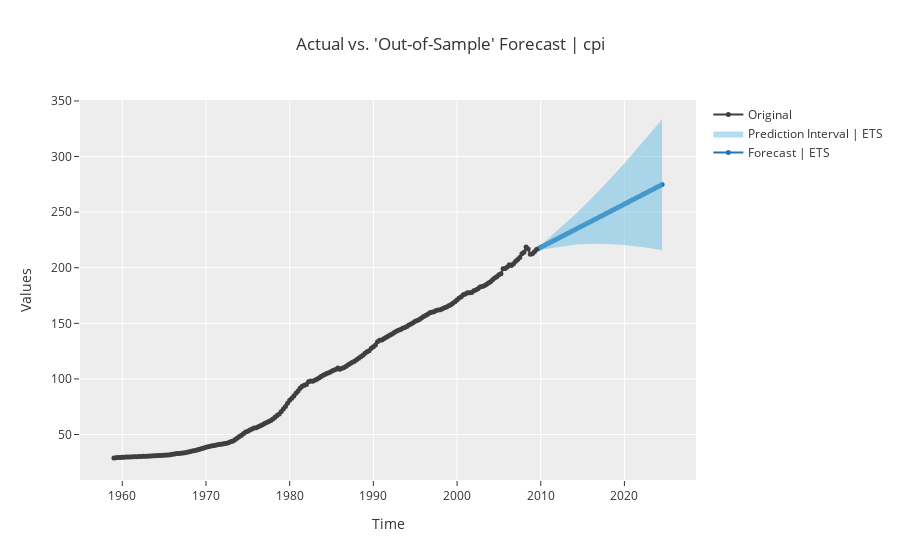

The code cell stored with this chart in its notebook:
### Markdown cell above
### #5.

### Code cell
final_model = exp.finalize_model(ets_AAN)
exp.save_model(final_model, 'final_ETS')
exp.plot_model(final_model, plot='forecast', data_kwargs={'fh':60})
